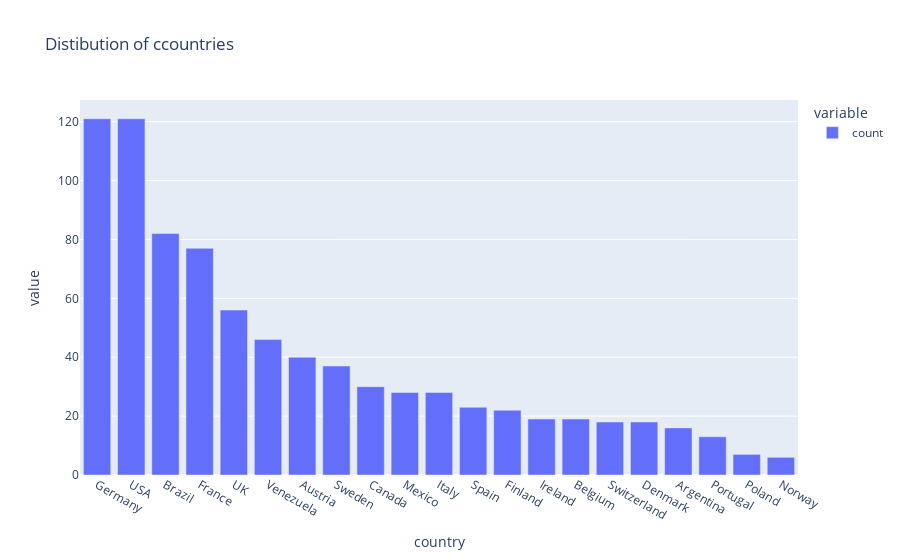

Notebook code cell kept with this figure:
### Code cell
exp.bar(data_frame=orders.country.value_counts(),title='Distibution of ccountries')

### Figure 1 — Plotly figure (JSON) as saved in the notebook; plotly's stock layout.template omitted (floating-point values rounded to 4 significant figures)
{"data": [{"alignmentgroup": "True", "hovertemplate": "variable=count<br>country=%{x}<br>value=%{y}<extra></extra>", "legendgroup": "count", "marker": {"color": "#636efa", "pattern": {"shape": ""}}, "name": "count", "offsetgroup": "count", "orientation": "v", "showlegend": true, "textposition": "auto", "type": "bar", "x": ["Germany", "USA", "Brazil", "France", "UK", "Venezuela", "Austria", "Sweden", "Canada", "Mexico", "Italy", "Spain", "Finland", "Ireland", "Belgium", "Switzerland", "Denmark", "Argentina", "Portugal", "Poland", "Norway"], "xaxis": "x", "y": [121, 121, 82, 77, 56, 46, 40, 37, 30, 28, 28, 23, 22, 19, 19, 18, 18, 16, 13, 7, 6], "yaxis": "y"}], "layout": {"barmode": "relative", "legend": {"title": {"text": "variable"}, "tracegroupgap": 0}, "title": {"text": "Distibution of ccountries"}, "xaxis": {"anchor": "y", "domain": [0, 1], "title": {"text": "country"}}, "yaxis": {"anchor": "x", "domain": [0, 1], "title": {"text": "value"}}}}
